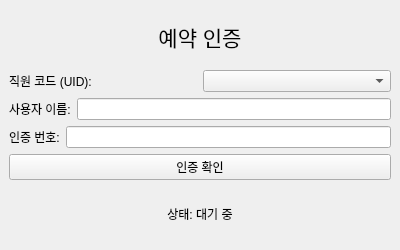
<?xml version="1.0" encoding="UTF-8"?>
<ui version="4.0">
 <class>ReservationCheckWindow</class>
 <widget class="QMainWindow" name="ReservationCheckWindow">
  <property name="geometry">
   <rect>
    <x>0</x>
    <y>0</y>
    <width>400</width>
    <height>250</height>
   </rect>
  </property>
  <property name="windowTitle">
   <string>예약 인증</string>
  </property>
  <widget class="QWidget" name="centralwidget">
   <layout class="QVBoxLayout" name="verticalLayout">
    <item>
     <widget class="QLabel" name="titleLabel">
      <property name="font">
       <font>
        <pointsize>16</pointsize>
       </font>
      </property>
      <property name="text">
       <string>예약 인증</string>
      </property>
      <property name="alignment">
       <set>Qt::AlignCenter</set>
      </property>
     </widget>
    </item>
    <item>
     <layout class="QHBoxLayout" name="horizontalLayout">
      <item>
       <widget class="QLabel" name="tagIdLabel">
        <property name="text">
         <string>직원 코드 (UID):</string>
        </property>
       </widget>
      </item>
      <item>
       <widget class="QComboBox" name="userIDComboBox"/>
      </item>
     </layout>
    </item>
    <item>
     <layout class="QHBoxLayout" name="horizontalLayout_2">
      <item>
       <widget class="QLabel" name="userNameLabel">
        <property name="text">
         <string>사용자 이름:</string>
        </property>
       </widget>
      </item>
      <item>
       <widget class="QLineEdit" name="userNameInput"/>
      </item>
     </layout>
    </item>
    <item>
     <layout class="QHBoxLayout" name="horizontalLayout_3">
      <item>
       <widget class="QLabel" name="authCodeLabel">
        <property name="text">
         <string>인증 번호:</string>
        </property>
       </widget>
      </item>
      <item>
       <widget class="QLineEdit" name="authCodeInput"/>
      </item>
     </layout>
    </item>
    <item>
     <widget class="QPushButton" name="verifyBtn">
      <property name="text">
       <string>인증 확인</string>
      </property>
     </widget>
    </item>
    <item>
     <widget class="QLabel" name="statusLabel">
      <property name="text">
       <string>상태: 대기 중</string>
      </property>
      <property name="alignment">
       <set>Qt::AlignCenter</set>
      </property>
     </widget>
    </item>
   </layout>
  </widget>
 </widget>
 <resources/>
 <connections/>
</ui>
